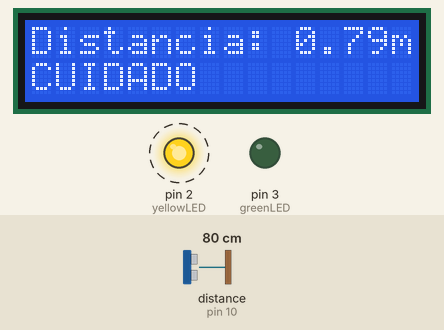
The sketch below on a simulated Arduino Uno, built with avr-gcc and run on an emulated ATmega328P. Shown: 16×2 character LCD, output pins drawn as LEDs (lit = HIGH). Wiring (inferred from the names in the program): ultrasonic range finder: trigger pin 9; echo pin 10. Dashed ring = blinking. Inputs (shaded band) come from the test bench; at power-on: distance to the obstacle (sensor on pin 10) 80 cm. The echo pulse lasts 58.3 µs per cm; pins used as bus, display or sensor lines are not drawn; what the sketch prints to the serial monitor is not drawn.

Above: at 1.2 s.
1.3 s: distance to the obstacle (sensor on pin 10) set to 55 cm
At 2.8 s:
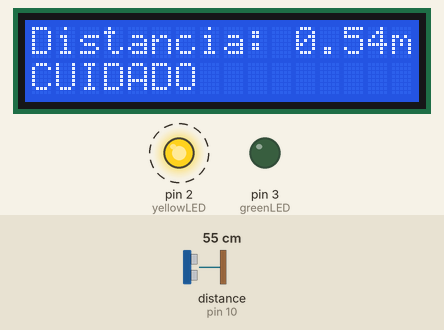
5.4 s: distance to the obstacle (sensor on pin 10) set to 46 cm
At 7.3 s:
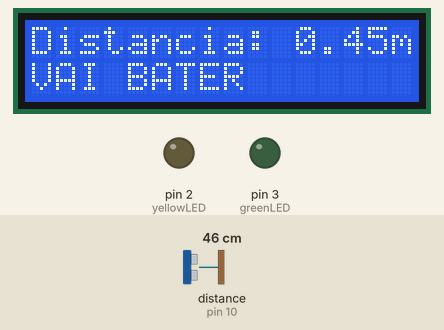
7.6 s: distance to the obstacle (sensor on pin 10) set to 23 cm
At 9.3 s:
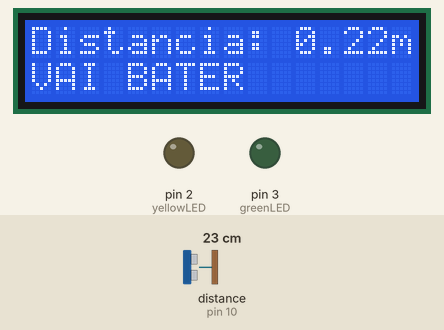
9.6 s: distance to the obstacle (sensor on pin 10) set to 18 cm
At 10.4 s:
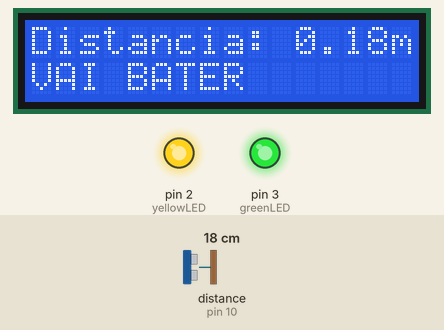
13.7 s: distance to the obstacle (sensor on pin 10) set to 120 cm
At 14.9 s:
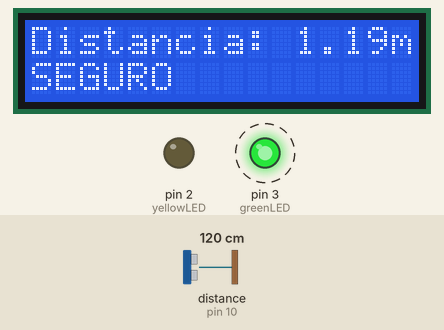
17.7 s: distance to the obstacle (sensor on pin 10) set to 105 cm
At 18.8 s:
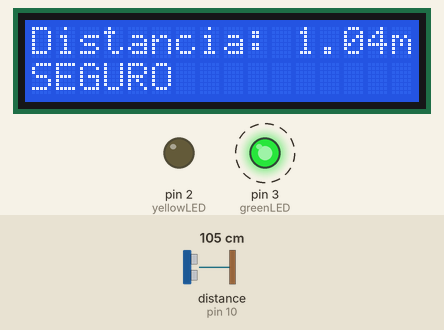
20.7 s: distance to the obstacle (sensor on pin 10) set to 97 cm
Timing chart, 0 to 24.8 s (numbered marks = the images above; inputs shaded):
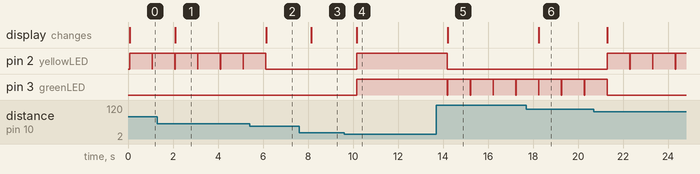

Measured:
- the behaviour switches between 51 and 50 cm on distance to the obstacle (sensor on pin 10) (found by bisection; images 1 and 2)
- the behaviour switches between 21 and 20 cm on distance to the obstacle (sensor on pin 10) (found by bisection; images 3 and 4)
- after the input at 1.3 s, the display: changes after 0.80 s (image 1)
- after the input at 5.4 s, pin 2 (yellowLED): goes on until 6.1 s, then stays LOW; the display: changes after 0.74 s (image 2)
- after the input at 7.6 s, the display: changes after 0.56 s (image 3)
- after the input at 9.6 s, pin 2 (yellowLED), pin 3 (greenLED): LOW → HIGH after 0.57 s; the display: changes after 0.57 s (image 4)
- after the input at 13.7 s, pin 2 (yellowLED): HIGH → LOW after 0.50 s; pin 3 (greenLED): alternates HIGH for 1.0 s and LOW for 0.01 s, starting after 0.50 s; the display: changes after 0.51 s (image 5)
- after the input at 17.7 s, the display: changes after 0.57 s (image 6)
- after the input at 20.7 s, pin 2 (yellowLED): alternates HIGH for 1.0 s and LOW for 0.01 s, starting after 0.60 s; pin 3 (greenLED): goes on until 21.3 s, then stays LOW

The sketch:

PraticaB4.ino
```cpp
#include <LiquidCrystal.h>

LiquidCrystal lcd(13, 12, 7, 6, 5, 4); // Definição das portas do display
const int pinTrigger = 9;
const int pinEcho = 10;
const int greenLED = 3;
const int yellowLED = 2;
const int redLED = 1;

const float VelSom_mpors = 340;
const float VelSom_mporus = 0.000340;
void setup() {
  lcd.begin(16, 2);

  pinMode(greenLED, OUTPUT);
  pinMode(yellowLED, OUTPUT);
  pinMode(redLED, OUTPUT);
  Serial.begin(9600);

  pinMode(pinTrigger, OUTPUT);
  digitalWrite(pinTrigger, LOW);
  pinMode(pinEcho, INPUT);
}

void loop() {
  digitalWrite(greenLED, LOW);
  digitalWrite(yellowLED, LOW);
  digitalWrite(redLED, LOW);
  // Dispara o pulso para disparar o sensor
  DisparaPulsoUltrassonico();

  // Mede a duração do sinal do pino de leitura(us)
  float TempEcho = pulseIn(pinEcho, HIGH);
  Serial.println("Distancia em metros: ");
  Serial.println(CalculaDistancia(TempEcho));

  float distance = CalculaDistancia(TempEcho);

  // Exibe a distância no display LCD
  lcd.clear();
  lcd.setCursor(0, 0);
  lcd.print("Distancia: ");
  lcd.print(CalculaDistancia(TempEcho), 2);
  lcd.print("m");

  // Controle dos LEDs com base na distância
  if (distance > 1.0) {
    digitalWrite(greenLED, HIGH);

  } else if (distance > 0.5) {
    digitalWrite(yellowLED, HIGH);
  } else if (distance > 0.2) {
    digitalWrite(redLED, HIGH);
  } else {
    digitalWrite(greenLED, HIGH);
    digitalWrite(yellowLED, HIGH);
    digitalWrite(redLED, HIGH);
  }

  // Exibe a condição no monitor serial e display
  if (distance > 1.0) {
    lcd.setCursor(0, 1);
    lcd.print("SEGURO");
    Serial.println("Seguro");
  }else if (distance > 0.5) {
    lcd.setCursor(0, 1);
    lcd.print("CUIDADO");
    Serial.println("Cuidado");
  }else if (distance > 0.05) {
    lcd.setCursor(0, 1);
    lcd.print("VAI BATER");
    Serial.println("Vai Bater");
  } else {
    lcd.setCursor(0, 1);
    lcd.print("BATEU");
    Serial.println("Bateu");
  }

  delay(1000);
}

// Função para enviar o pulso de trigger
void DisparaPulsoUltrassonico(){
  digitalWrite(pinTrigger, HIGH);
  delayMicroseconds(10);
  digitalWrite(pinTrigger,LOW);
}

// Função para calcular a distância em metros
float CalculaDistancia(float tempo_us) {
  return (tempo_us*VelSom_mporus/2);
}
```
